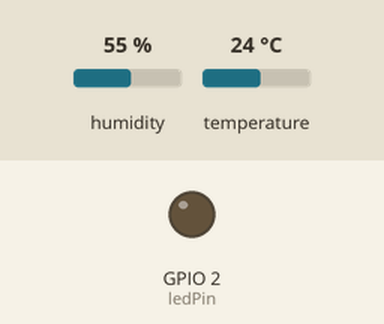
A sketch run on a simulated ESP32. Shown: output pins drawn as LEDs (lit = HIGH). The inputs (shaded band) are chosen by the test bench; at power-on: humidity 55 %, temperature 24 °C. WiFi joins after 1.5 s; servers stay silent unless stated; uploads are accepted with an empty reply; what the sketch prints to the serial monitor is not drawn.

Above: at 0.1 s.
At 1.8 s:
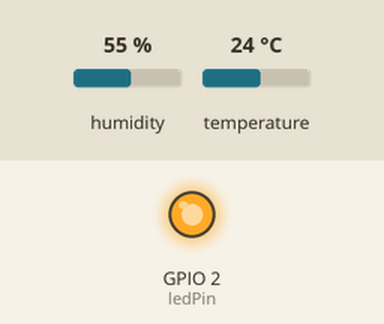
Timing chart, 0 to 3.3 s (numbered marks = the images above):
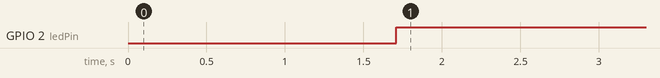

Measured:
- by itself, GPIO 2 (ledPin): LOW → HIGH at 1.7 s

The sketch:

firmware.ino
```cpp
#include "config.h"
#include "wifi_manager.h"
#include "dht_sensor.h"
#include "api_client.h"
#include "parameters.h"  // Agora os parâmetros podem ser usados

const int ledPin = 2;
unsigned long previousMillis = 0;
const long interval = 3600000;  // Atualizar parâmetros a cada 1 hora

void setup() {
    Serial.begin(115200);
    conectarWiFi();   // Conecta ao Wi-Fi
    iniciarSensorDHT(); // Inicializa o sensor
    pinMode(ledPin, OUTPUT);

    obterParametros(); // Obtém parâmetros ao iniciar
}

void loop() {
    float temperatura = lerTemperatura();
    float umidade = lerUmidade();

    if (isnan(temperatura) || isnan(umidade)) {
        Serial.println("Erro na leitura do DHT!");
        return;
    }

    Serial.printf("Temp: %.2f°C, Umid: %.2f%%\n", temperatura, umidade);

    // Controla o LED baseado nos limites atualizados
    digitalWrite(ledPin, (temperatura < tempMin || temperatura > tempMax || umidade < umidMin || umidade > umidMax) ? HIGH : LOW);

    enviarDados(temperatura, umidade);

    // Atualiza os parâmetros a cada 1 hora
    unsigned long currentMillis = millis();
    if (currentMillis - previousMillis >= interval) {
        previousMillis = currentMillis;
        obterParametros();
    }

    delay(60000);  // Espera 1 minuto para nova leitura
}
```

api_client.h
```cpp
#ifndef API_CLIENT_H
#define API_CLIENT_H

#include <HTTPClient.h>
#include <ArduinoJson.h>
#include "config.h"

void enviarDados(float temperatura, float umidade) {
    if (WiFi.status() == WL_CONNECTED) {
        HTTPClient http;
        http.begin(SERVER_URL_LEITURAS);
        http.addHeader("Content-Type", "application/json");

        String jsonData = "{\"temperatura\":" + String(temperatura, 2) + ",\"umidade\":" + String(umidade, 2) + "}";
        int httpResponseCode = http.POST(jsonData);

        Serial.print("Resposta do servidor: ");
        Serial.println(httpResponseCode);
        http.end();
    }
}

#endif
```

dht_sensor.h
```cpp
#ifndef DHT_SENSOR_H
#define DHT_SENSOR_H

#include <Adafruit_Sensor.h>
#include <DHT.h>
#include <DHT_U.h>

#define DHTPIN 15
#define DHTTYPE DHT22

DHT dht(DHTPIN, DHTTYPE);

void iniciarSensorDHT() {
    dht.begin();
}

float lerTemperatura() {
    return dht.readTemperature();
}

float lerUmidade() {
    return dht.readHumidity();
}

#endif
```

parameters.h
```cpp
#ifndef PARAMETERS_H
#define PARAMETERS_H

#include <HTTPClient.h>
#include <ArduinoJson.h>
#include "config.h"

// Variáveis para limites ambientais
float tempMin = 20.0;
float tempMax = 25.0;
float umidMin = 70.0;
float umidMax = 85.0;

// Função para buscar os parâmetros atualizados da API
void obterParametros() {
    if (WiFi.status() == WL_CONNECTED) {
        HTTPClient http;
        http.begin(SERVER_URL_PARAMETROS);
        int httpResponseCode = http.GET();

        if (httpResponseCode == 200) {  // Sucesso na requisição
            String response = http.getString();
            Serial.println("Parâmetros recebidos: " + response);

            // Parse do JSON recebido
            DynamicJsonDocument doc(512);
            DeserializationError error = deserializeJson(doc, response);

            if (!error) {
                tempMin = doc["tempMin"];
                tempMax = doc["tempMax"];
                umidMin = doc["umidMin"];
                umidMax = doc["umidMax"];
                Serial.println("Parâmetros atualizados com sucesso.");
            } else {
                Serial.println("Erro ao analisar os parâmetros JSON");
            }
        } else {
            Serial.print("Erro ao obter parâmetros: ");
            Serial.println(httpResponseCode);
        }
        http.end();
    }
}

#endif
```

wifi_manager.h
```cpp
#ifndef WIFI_MANAGER_H
#define WIFI_MANAGER_H

#include <WiFi.h>
#include "config.h"

void conectarWiFi() {
    Serial.print("Conectando ao WiFi...");
    WiFi.begin(WIFI_SSID, WIFI_PASSWORD);
    int tentativas = 0;

    while (WiFi.status() != WL_CONNECTED && tentativas < 20) { // 20 tentativas
        delay(500);
        Serial.print(".");
        tentativas++;
    }

    if (WiFi.status() == WL_CONNECTED) {
        Serial.println("\nConectado com sucesso!");
    } else {
        Serial.println("\nFalha ao conectar ao WiFi");
    }
}

#endif
```

config.h
```cpp
#ifndef CONFIG_H
#define CONFIG_H

// Configuração Wi-Fi
const char* WIFI_SSID = "iPhone de Heitor";
const char* WIFI_PASSWORD = "12345678";

// Endereços das APIs
const char* SERVER_URL_LEITURAS = "http://172.20.10.7/cultivo_cogumelos/public/api/leituras";
const char* SERVER_URL_COMANDOS = "http://172.20.10.7/cultivo_cogumelos/public/api/comandos";
const char* SERVER_URL_PARAMETROS = "http://172.20.10.7/cultivo_cogumelos/public/api/parametros";

#endif
```
